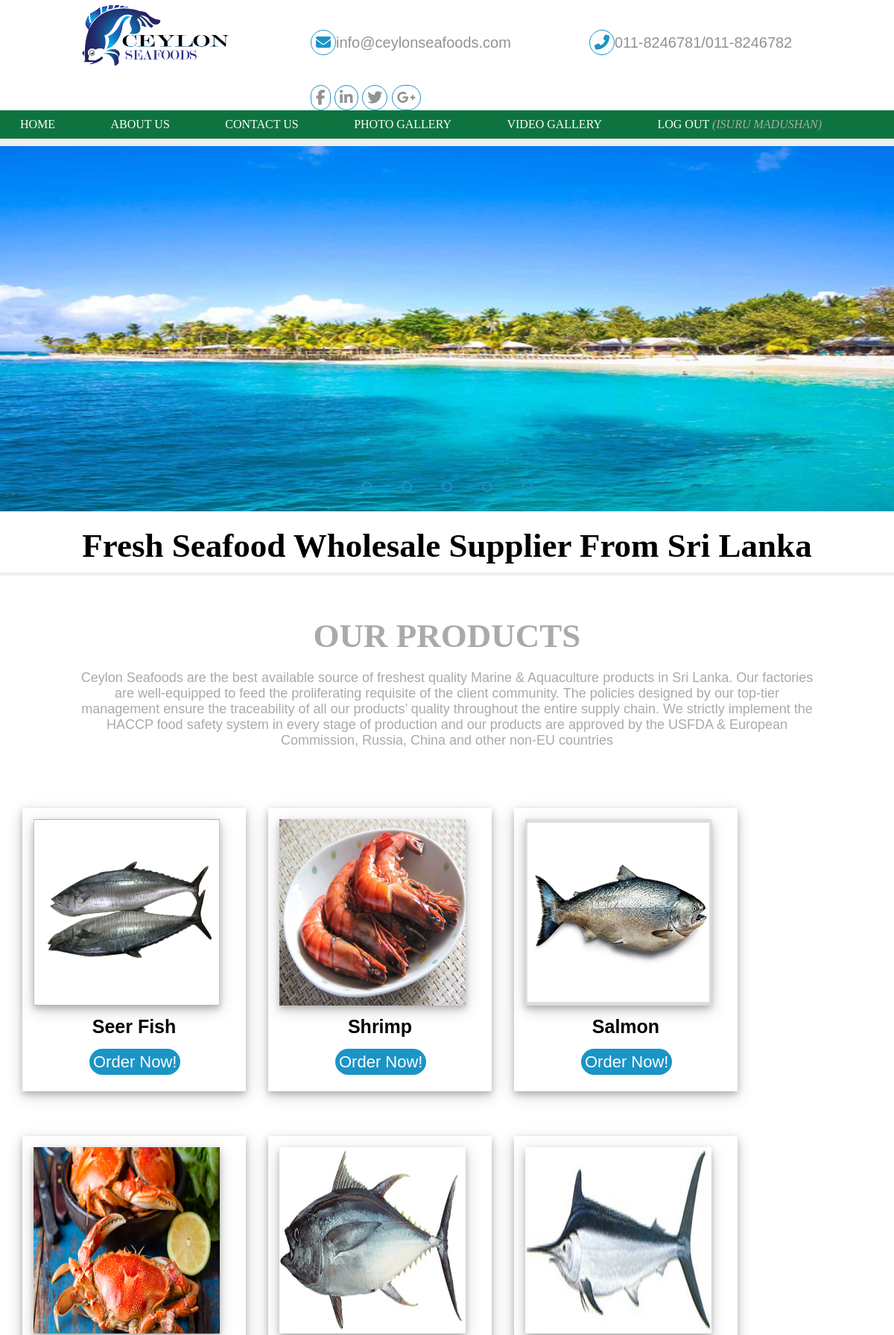
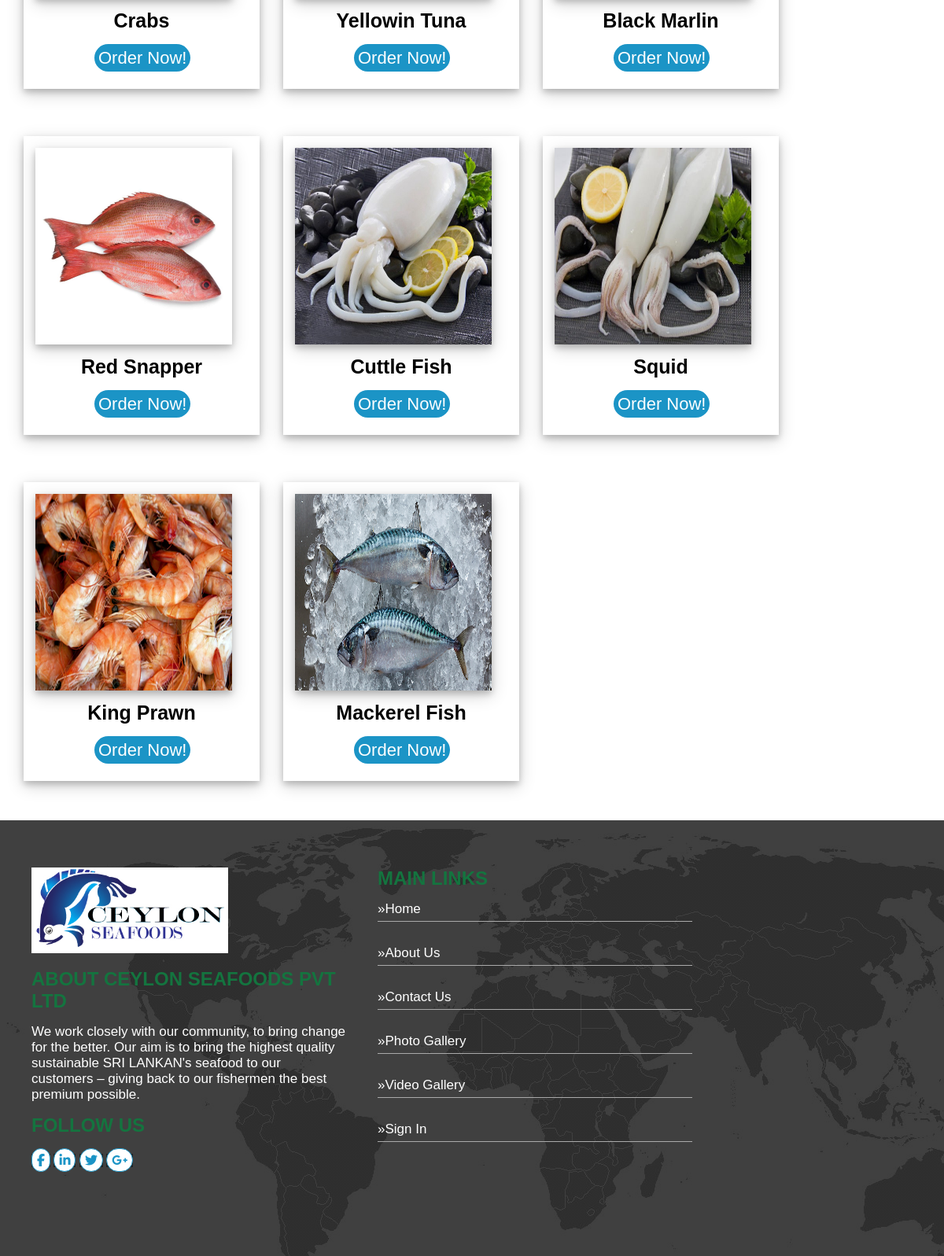
The page /index.php (signed in, upper part) on the database its author committed (2 pictures, top to bottom).
### tables this page shows
CREATE TABLE `seafood_categories` (
  `id` int(11) NOT NULL,
  `category_name` varchar(50) DEFAULT NULL,
  `image_name` varchar(50) DEFAULT NULL,
  `price` int(11) DEFAULT NULL,
  `quantity` int(11) DEFAULT NULL
);

### index.php (the view, shortened to what this page needs)
<?php
	require_once('inc/connection.php');
	$query="SELECT * FROM seafood_categories";
	$result_set=mysqli_query($connection,$query);
?>
<!DOCTYPE html>
<html>
<head>
	<link rel="stylesheet" type="text/css" href="css/main.css">
</head>
<body>
<div class="wrapper">
	<?php include('inc/header.php'); ?>
	<div class="slider">
		<div class="slides">
			<div class="slide first">
				<img src="images/slider/1.jpg">
			</div>
			<div class="navigation-auto">
				<div class="auto-btn1"></div>
				<div class="auto-btn2"></div>
				<div class="auto-btn3"></div>
				<div class="auto-btn4"></div>
				<div class="auto-btn5"></div>
			</div>
		</div>
		<div class="navigation-manual">
			<label for="radio1" class="manual-btn"></label>
			<label for="radio2" class="manual-btn"></label>
			<label for="radio3" class="manual-btn"></label>
			<label for="radio4" class="manual-btn"></label>
			<label for="radio5" class="manual-btn"></label>
		</div>
	</div>
	<div class="details">
		<h1>Fresh Seafood Wholesale Supplier From Sri Lanka</h1>
		<div class="more">
			<h1>OUR PRODUCTS</h1>
			<p>Ceylon Seafoods are the best available source of freshest quality Marine & Aquaculture products in Sri Lanka. Our factories are well-equipped to feed the proliferating requisite of the client community. The policies designed by our top-tier management ensure the traceability of all our products’ quality throughout the entire supply chain. We strictly implement the HACCP food safety system in every stage of production and our products are approved by the USFDA & European Commission, Russia, China and other non-EU countries</p>
		</div>
	</div>
	<?php
		if($result_set){
			while($records=mysqli_fetch_assoc($result_set)){
				echo "<div class=category-content>";
				echo "<div class=categories>";
				echo "<img src=\"images/details/{$records['image_name']}\"";
				echo "</div>";
				echo "<div class=category-details>";
				echo "<h3>{$records['category_name']}</h3>";
				echo "</div>";
				echo "<div class=order-now>";
				echo "<a href=order-now.php?id=".$records['id'].">Order Now!</a>";
				echo "</div>";
				echo "</div>";
			}
		}
	?>
<?php include('inc/footer.php');?>
</div>
</body>
</html>

### css/main.css (style rules this page uses)
* { margin: 0; padding: 0; font-family: poppins,sans-serif; }
.wrapper { margin: 0 auto; width:100%; }
ul li,p { list-style: none; display: inline-block; }
.slider { width: 100%; height: 500px; overflow: hidden; }
.slides { width:500%; height: 500px; display: flex; }
.slide { width: 20%; transition: 2s; }
.slide img { width: 100%; height: 500px; }
.navigation-manual { position: absolute; width: 100%; margin-top: -40px; display: flex; justify-content: center; }
.manual-btn { border: 2px solid #1b94c6; padding: 5px; border-radius: 10px; cursor: pointer; transition: 1s; }
.manual-btn:not(:last-child) { margin-right: 40px; }
.navigation-auto { position: absolute; display: flex; width:100%; justify-content: center; margin-top: 460px; }
.navigation-auto div { border: 2px solid #1b94c6; padding: 5px; border-radius: 10px; transition: 1s; }
.navigation-auto div:not(:last-child) { margin-right: 40px; }
.categories img { width: 250px; height: 250px; margin: 0 auto; margin-left: 15px; margin-top: 15px; box-shadow: 0 4px 8px 0 rgba(0, 0, 0, 0.2), 0 6px 20px 0 rgba(0, 0, 0, 0.19); }
.categories { width:300px; height: 380px; float:left; margin-left:30px; box-shadow: 0 4px 8px 0 rgba(0, 0, 0, 0.2), 0 6px 20px 0 rgba(0, 0, 0, 0.19); margin-top: 60px; }
.category-content { height: 990px; width: 100%; }
.details h1 { text-align: center; margin-top: 20px; margin-bottom:15px; font-size: 45px; border-bottom: 4px solid #eee; padding-bottom: 10px; font-family: poppins; }
.details .more { width: 1000px; margin: 0 auto; padding: 20px; }
.details .more h1 { color: #aaa; text-align: center; margin-bottom: 10px; border: none; }
.details .more p { color: #aaa; text-align: center; font-size: 18px; }
.category-details h3 { text-align: center; font-size: 25px; margin-top:10px; }
.order-now { margin-top:20px; margin-left: 30%; }
.order-now a { background-color: #1b94c6; border-radius: 20px; padding: 5px; font-size: 22px; color: white; box-shadow: none; width: 200px; text-decoration: none; }
.first { background: #eee; padding-top: 10px; padding-bottom: 10px; }

### rows shown on the page
seafood_categories: image_name (picture), category_name "Seer Fish"
seafood_categories: image_name (picture), category_name "Shrimp"
seafood_categories: image_name (picture), category_name "Salmon"
seafood_categories: image_name (picture), category_name "Crabs"
seafood_categories: image_name (picture), category_name "Yellowin Tuna"
seafood_categories: image_name (picture), category_name "Black Marlin"
seafood_categories: image_name (picture), category_name "Red Snapper"
seafood_categories: image_name (picture), category_name "Cuttle Fish"
seafood_categories: image_name (picture), category_name "Squid"
seafood_categories: image_name (picture), category_name "King Prawn"
seafood_categories: image_name (picture), category_name "Mackerel Fish"

### other values the page prints
$_SESSION['return_cus_first_name'] "ISURU"
$_SESSION['return_cus_last_name'] "MADUSHAN"
